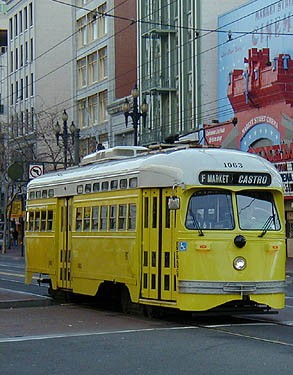
#> input picture Lab4/left.jpg, 293 x 375 px
$ jupyter execute --allow-errors keypoint_matcher.ipynb   (shell and % lines are left out)
#> lines starting #> are read from the running program, lines starting #| are printed output that depends on the picture
[cell 1]
import cv2
import matplotlib.pyplot as plt

img1 = cv2.imread('left.jpg')
#> img1 is the input picture: shape (375, 293, 3); mean B, G, R 97.6, 110.5, 104.9
img2 = cv2.imread('right.jpg')
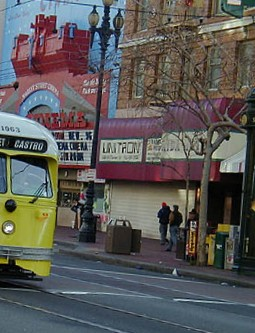
#> input picture Lab4/right.jpg, 255 x 333 px
#> img2 is the input picture: shape (333, 255, 3); mean B, G, R 87.1, 89.1, 90.6

img1 = cv2.cvtColor(img1, cv2.COLOR_BGR2GRAY)
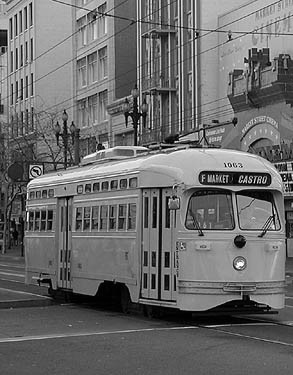
#> img1: shape (375, 293); min 0, max 255, mean 107.3
img2 = cv2.cvtColor(img2, cv2.COLOR_BGR2GRAY)
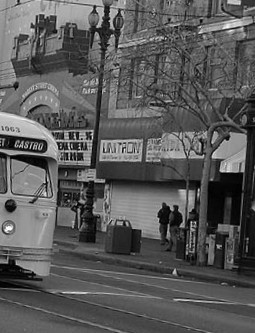
#> img2: shape (333, 255); min 0, max 255, mean 89.3

#sift
sift = cv2.xfeatures2d.SIFT_create()

k1, d1 = sift.detectAndCompute(img1,None)
#> k1 = 708 keypoints; strongest (x, y, size): (145, 148, 1.9), (26, 8, 2), (31, 4, 2.1), (103, 148, 2)
k2, d2 = sift.detectAndCompute(img2,None)
#> k2 = 860 keypoints; strongest (x, y, size): (8, 228, 4.1), (10, 207, 7.8), (174, 272, 2.6), (95, 7, 2.3)

bf = cv2.BFMatcher()
matches = bf.knnMatch(d1,d2, k=2)
#> matches = 708 matches
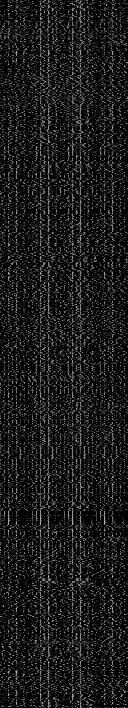
#> d1: shape (708, 128) float32; min 0, max 204, mean 27.2


good_matches = []
for m1,m2 in matches:
  if m1.distance < 0.8 * m2.distance:
    good_matches.append(m1)
#> after the loop, good_matches = 108 matches

# Mimnum number of matches
min_matches = 8
#> (the rest of this cell did not finish here and is left out)
